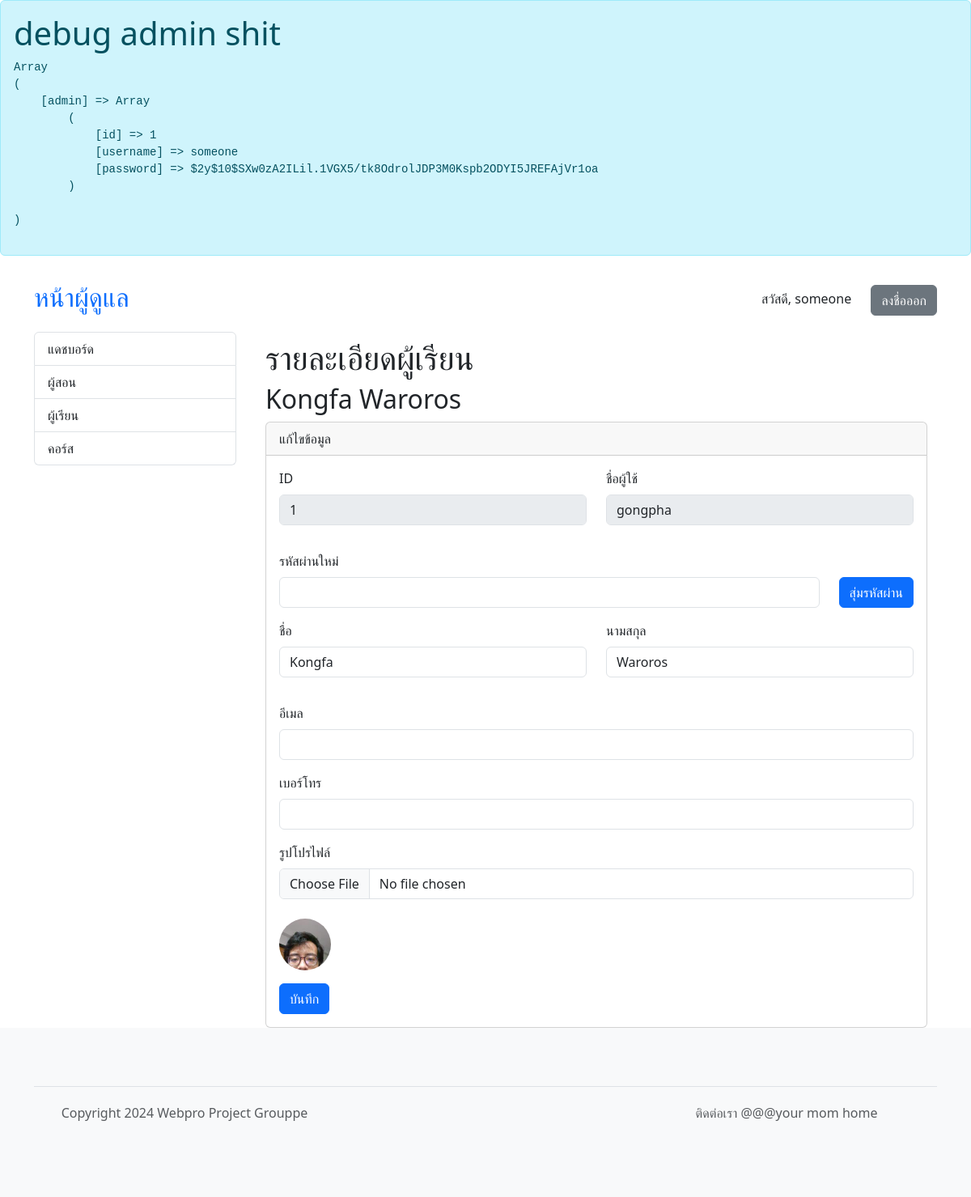
/admin/student.php?id=1 (signed in), run on an earlier commit of the app's database.
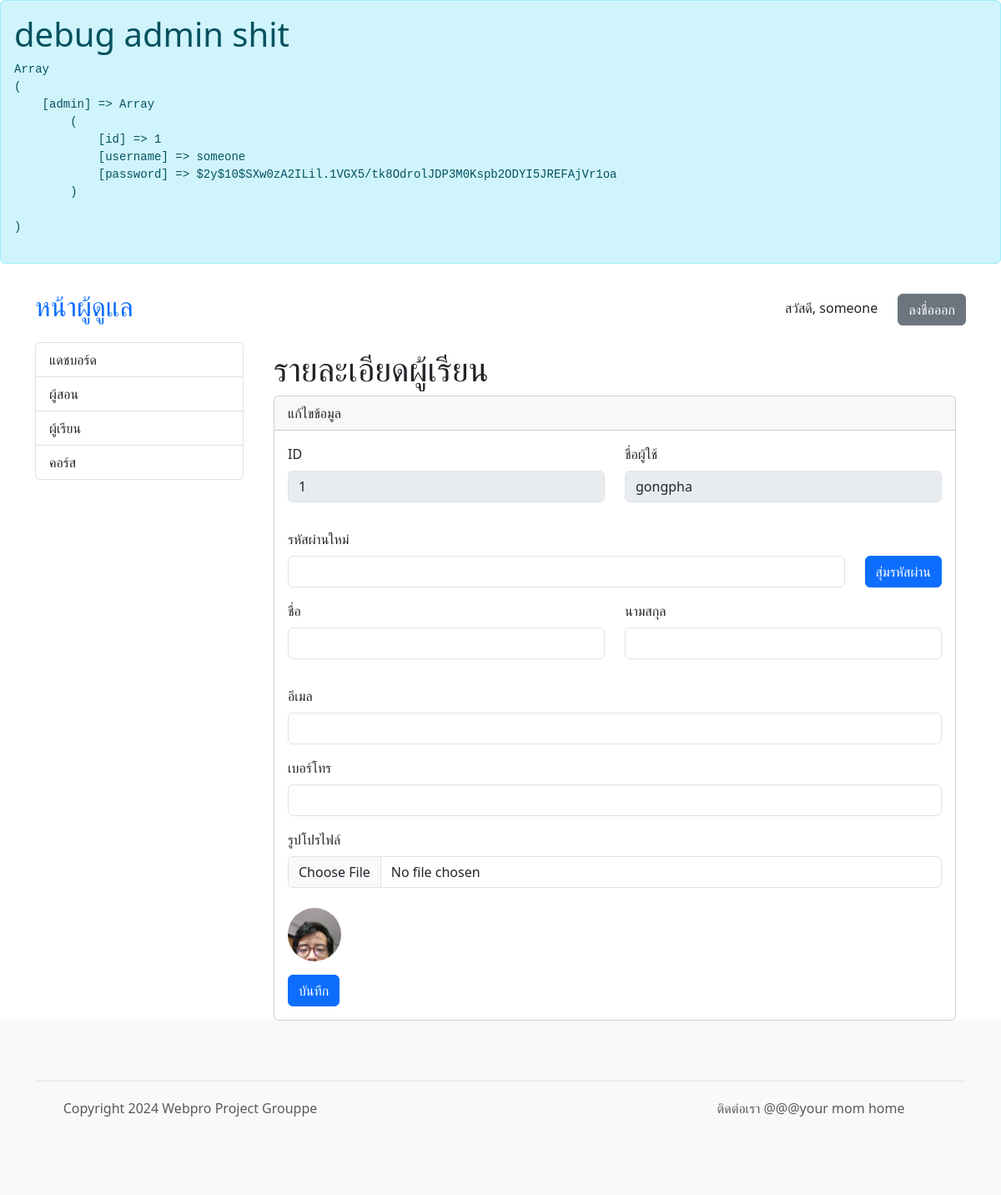
And on a later commit of the database.
### tables this page shows
CREATE TABLE "students" (
	"id"	INTEGER,
	"username"	VARCHAR(32) NOT NULL,
	"first_name"	VARCHAR(64) NOT NULL,
	"last_name"	VARCHAR(64) NOT NULL,
	"profile_pic_hash"	CHARACTER(32),
	"password"	CHARACTER(72) NOT NULL,
	"email"	VARCHAR(64) NOT NULL,
	"phone"	VARCHAR(16),
	"created_date"	DATETIME,
	PRIMARY KEY("id" AUTOINCREMENT)
);

### core.php (called while the page is built, shortened)
<?php
require 'shopping.php';
require 'common.php';
	class App extends SQLite3 {
			?>
				</form><?php
		function admin_is_logged_in() {
			return isset($_SESSION["admin"]);
		}
		function get_object($id, $table) {
			$sql = "SELECT *, first_name || ' ' || last_name AS name FROM $table WHERE id = \"" . $id . "\"";
			$ret = $this->query($sql);
			$row = $ret->fetchArray(SQLITE3_ASSOC);
			$row = prepare_other_data($row, '../');
			return $row;
		}
	}
?>

### common.php (called while the page is built, shortened)
<?php
function prepare_other_data($row, $prefix = "") {
	if (isset($row['profile_pic_hash'])) {
		if ($row['profile_pic_hash'] != "") {
			$row['pfplink'] = $prefix . "avatars/" . $row['profile_pic_hash'] . '.jpg';
			return $row;
		}
	}
	$row['pfplink'] = get_pfplink_from_seed('saltPROJECTGROUPPE' . md5($row['username']));
	return $row;
}
	?>

### admin/si_edit.php (the view, shortened to what this page needs)
<?php
$object = null;
if (isset($_GET['id']))
	$object = $db->get_object($_GET['id'], $table);
if ($object != null) {
	$head = $head_1;
	$subhead = "<h2>{$object['name']}</h2>";
	$cardhead = "แก้ไขข้อมูล";
	$required = "";
	$lock = "disabled";
}
?>
<div class="container">
	<h1><?php echo $head ?></h1>
	<?php
		echo $subhead;
	?>
	<div class="card">
		<div class="card-header">
			<?php echo $cardhead ?>
		</div>
		<div class="card-body">
			<form action="<?php echo $logicpage; ?>" method="post" enctype="multipart/form-data">
				<div class="mb-3 row">
					<div class="col mb-3">
						<?php if ($object['id'] != 0) { ?>
						<label for="username" class="form-label <?php echo $required ?>">ID</label>
						<input type="text" class="form-control" id="id" name="id" value="<?php echo $object['id'] ?>" disabled>
						<?php } ?>
					</div>
					<div class="<?php if ($object['id'] != 0) { echo "col"; } else { echo ""; } ?> mb-3">
						<label for="username" class="form-label <?php echo $required ?>">ชื่อผู้ใช้</label>
						<input type="text" class="form-control" id="username" name="username" value="<?php echo $object['username'] ?>" <?php echo $lock ?> >
					</div>
				</div>
				<div class="mb-3">
					<label for="password" class="form-label <?php echo $required ?>">รหัสผ่าน<?php echo $object['id'] == 0 ? "" : "ใหม่"; ?></label>
					<div class="mb-3 row">
						<div class="col">
							<input class="form-control" id="password-input" name="password">
						</div>
						<div class="col-auto">
							<button type="button" onclick="passwordgen()" class="btn btn-primary">สุ่มรหัสผ่าน</button>
						</div>
					</div>
				</div>
				<div class="mb-3 row">
					<div class="col mb-3">
						<label for="first_name" class="form-label <?php echo $required ?>">ชื่อ</label>
						<input type="text" class="form-control" id="first_name" name="first_name" value="<?php echo $object['first_name'] ?>">
					</div>
					<div class="col mb-3">
						<label for="last_name" class="form-label <?php echo $required ?>">นามสกุล</label>
						<input type="text" class="form-control" id="last_name" name="last_name" value="<?php echo $object['last_name'] ?>">
					</div>
				</div>
				<div class="mb-3">
					<label for="email" class="form-label <?php echo $required ?>">อีเมล</label>
					<input type="email" class="form-control" id="email" name="email" value="<?php echo $object['email'] ?>">
				</div>
				<div class="mb-3">
					<label for="phone" class="form-label <?php echo $required ?>">เบอร์โทร</label>
					<input type="text" class="form-control" id="phone" name="phone" value="<?php echo $object['phone'] ?>">
				</div>
				<div class="mb-3">
					<label for="pfplink" class="form-label">รูปโปรไฟล์</label>
					<input type="file" class="form-control mb-4" id="pfpFile" name="pfpfile" accept="image/jpeg">
					<?php if ($object['id'] != 0) { ?>
					<img src="<?php echo $object['pfplink'] ?>" alt="avatar" width="64" height="64" class="rounded-circle me-4">
					<?php } else { ?>
					<input type="hidden" name="new">
					<?php } ?>
				</div>
				<button type="submit" class="btn btn-primary">บันทึก</button>
			</form>
		</div>
	</div>
</div>
<?php
require 'template_footer.php';
?>

### admin/student.php (shortened to what this page needs)
<?php
require 'template_init.php';
$table = "students";
$logicpage = "student.php";
$head_1 = "<h1>รายละเอียดผู้เรียน</h1>";
require 'template_header.php';
require 'si_edit.php';
?>

### admin/template_header.php (shortened to what this page needs)
<?php
	$menu = array(
		"index" => 'แดชบอร์ด',
		"instructors" => 'ผู้สอน',
		"students" => 'ผู้เรียน',
		"courses" => 'คอร์ส'
	);
?>
<!DOCTYPE html>
<html lang="en">
<head>
	<link href="https://cdn.jsdelivr.net/npm/bootstrap@5.3.3/dist/css/bootstrap.min.css" rel="stylesheet">
	<link rel="stylesheet" href="https://cdn.jsdelivr.net/npm/bootstrap-icons@1.11.3/font/bootstrap-icons.min.css">
</head>
<body>
	<div class="alert alert-info">
		<h1>debug admin shit</h1>
		<pre><?php print_r($_SESSION); ?></pre>
	</div>
	<?php if ($db->admin_is_logged_in()) { ?>
	<header class="p-3">
		<div class="container">
			<div class="d-flex flex-wrap align-items-center justify-content-center justify-content-lg-start">
				<a href="index.php" class="d-flex align-items-center mb-2 mb-lg-0 text-decoration-none mb-md-0 me-lg-auto">
					<h2>หน้าผู้ดูแล</h2>
				</a>
				<div class="auth-section">
					<span style="margin-right: 20px">สวัสดี, <?php echo $_SESSION['admin']['username'] ?></span>
					<a href="signout.php" class="btn btn-secondary">ลงชื่อออก</a>
				</div>
			</div>
		</div>
	</header>
		<?php
	}
		?>
<?php if ($db->admin_is_logged_in()) { ?>
<div class="container">
	<div class="d-flex gap-4">
		<div class="list-group" style="min-width: 250px;">
			<?php
			foreach ($menu as $key => $value) {
				$active = ($key . '.php' == basename($_SERVER["PHP_SELF"])) ? "active" : "";
				echo "<a href=\"$key.php\" class=\"list-group-item list-group-item-action $active\">$value</a>";
			}
			?>
		</div>
<?php } ?>

### admin/template_footer.php
<?php if ($db->admin_is_logged_in()) { ?>
</div>
</div>
<?php } ?>
<footer class="py-5 text-center text-body-secondary bg-body-tertiary">
	<div class="container">
	<footer class="d-flex flex-wrap justify-content-between align-items-center py-3 my-4 border-top">
	<p class="col-md-4 mb-0 text-body-secondary">Copyright 2024 Webpro Project Grouppe</p>
	<a href="/" class="col-md-4 d-flex align-items-center justify-content-center mb-3 mb-md-0 me-md-auto link-body-emphasis text-decoration-none">
		<svg class="bi me-2" width="40" height="32"><use xlink:href="#bootstrap"></use></svg>
	</a>
	<p class="col-md-4 mb-0 text-body-secondary">ติดต่อเรา
	@@@your mom home</p>
	</footer>
</body>
</html>

What changed in the data, as far as the page shows it:
changed students "gongpha": first_name "Kongfa" → (not shown); last_name "Waroros" → (not shown)
Also different on the page:
$object['name']: "Kongfa Waroros" → (not shown)
